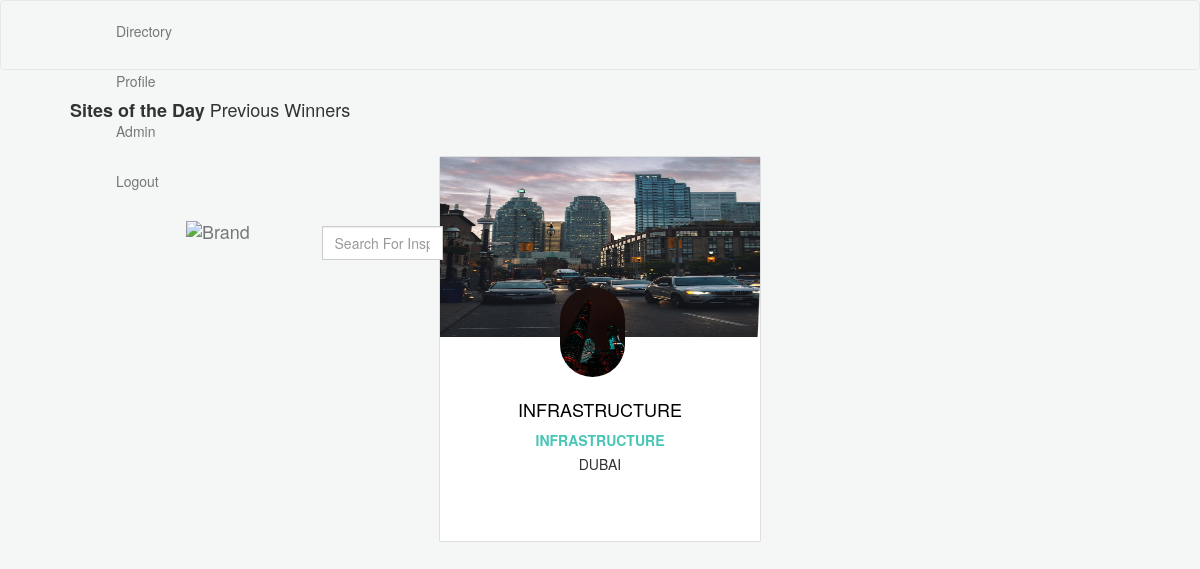
/directory/ (signed in), run on an earlier commit of the app's database.
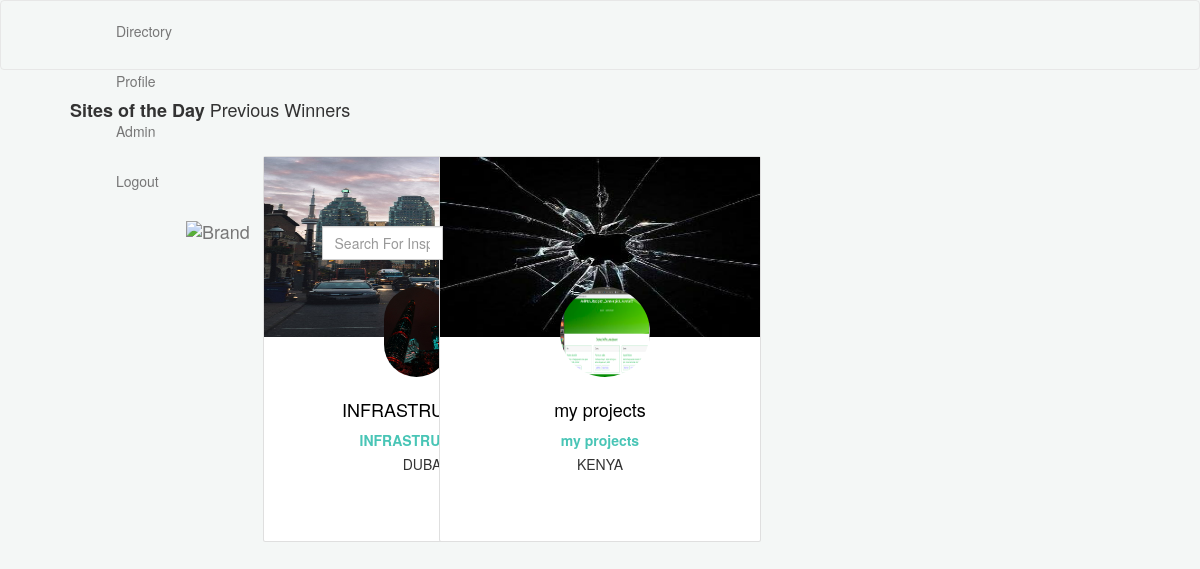
And on a later commit of the database.
### awards/models.py (models this page shows, shortened)
class Project(models.Model):
    title = models.CharField(max_length=150)
    landing_page = models.ImageField(upload_to='landingpage/')
    description = HTMLField()
    link= models.CharField(max_length=255)
    username = models.ForeignKey(User,on_delete=models.CASCADE)
    screenshot1 = models.ImageField(upload_to='screenshots/')
    screenshot2 = models.ImageField(upload_to='screenshots/')
    screenshot3 = models.ImageField(upload_to='screenshots/')
    screenshot4 = models.ImageField(upload_to='screenshots/')
    design = models.IntegerField(blank=True,default=0)
    usability = models.IntegerField(blank=True,default=0)
    creativity = models.IntegerField(blank=True,default=0)
    content = models.IntegerField(blank=True,default=0)
    overall_score = models.IntegerField(blank=True,default=0)
    country = models.ForeignKey(countries,on_delete=models.CASCADE)
    technologies = models.ManyToManyField(technologies)
    categories = models.ManyToManyField(categories)
    colors = models.ManyToManyField(colors)
    post_date = models.DateTimeField(auto_now_add=True)
    avatar = models.ImageField(upload_to='avatars/')

class countries(models.Model):
    countries = models.CharField(max_length=100)
    def __str__(self):
        return self.countries
    class Meta:
        ordering = ['countries']

### awards/views.py (the view)
# urls.py: url(r'^directory/',views.directory, name='directory'),
def directory(request):
    date = dt.date.today()
    current_user = request.user
    profile =Profile.objects.get(username=current_user)
    winners=Project.objects.all()
    caraousel=Project.objects.filter(id=8)
    return render(request,'directory.html',{"winners":winners,"profile":profile,"directory":directory,"caraousel":caraousel,"date":date})

### awards/templates/directory.html (shortened to what this page needs)
{% extends 'base.html' %}
{% load bootstrap3 %}
{% load static %}
{% load staticfiles %}
{% block styles%}
{% bootstrap_css %}
<link rel="stylesheet" href="https://maxcdn.bootstrapcdn.com/bootstrap/4.0.0-alpha.2/css/bootstrap.min.css">
<link rel="stylesheet" href="https://maxcdn.bootstrapcdn.com/bootstrap/3.3.7/css/bootstrap.min.css">
<link rel="stylesheet" href="{% static 'css/index.css' %}">
{%endblock %}
{% block content %}
<div class="container headers">
    <h4 style="float:left;"><span class="bold" >Sites of the Day</span>  Previous Winners</h4>
</div>
<div class="pages">
<div class="row">
  {% for winner in winners %}
  <div class="col-xs-12 col-sm-12 col-md-3 col-lg-3">
    <div class="card" style="height:38.6rem;width: 32.2rem;">
      <img class="card-img-top-directory img-responsive" src="{{winner.landing_page.url}}" alt="Card image cap" >
      <div class="directory-image">
        <img src="{{winner.screenshot2.url}}" class="gallery-image" alt="tt1.jpeg"  width=30 height=30>
      </div>
    <div class="card-body text-center">
      <a href="/site/{{winner.id}}" style="color:black;text-decoration:none;">
        <h5 class="card-title" style="line-height:28px;">{{winner.title}}</h5>
      </a>
    <a href="{{winner.link}}">
      <p class="card-text" style="font-size:14px;color:#49c5b6;font-weight:bold;">{{winner.title}}</p>
    </a>
    <p class="card-text" style="line-height:28px;">{{winner.country}}</p>
  </div>
</div>
  </div>
  {% endfor %}
</div>
</div>
{% endblock %}

### awards/templates/base.html (shortened to what this page needs)
{% load bootstrap3 %}
{% load static %}
<!DOCTYPE html>
<html lang="en" dir="ltr">
  <head>
    {% block styles %}{% endblock %}
    <link rel="stylesheet" href="https://use.fontawesome.com/releases/v5.5.0/css/all.css">
  </head>
  <body>
    {% include 'navbar.html' %}
    {% block content %}{% endblock %}
  </body>
</html>

### awards/templates/navbar.html (shortened to what this page needs)
{% load bootstrap3 %}
{% load static %}
<!DOCTYPE html>
<html lang="en" dir="ltr">
  <head>
    <link rel="stylesheet" href="../static/css/navbar.css">
    <link rel="stylesheet" href="https://use.fontawesome.com/releases/v5.5.0/css/all.css">
  </head>
  <body>
<nav class="navbar navbar-default">
  <div class="container-fluid">
    <div class="row">
      <div class="col-xs-3 col-sm-3 col-md-3 col-lg-3">
        <div class="" >
           <ul class="nav navbar-nav">
             <li><a href="{% url 'directory'%}">Directory</a>
             </li>
             <li><a href="{% url 'profile'%}">Profile</a>
             </li>
             <li><a href="/admin">Admin</a>
             </li>
             <li><a href="/logout">Logout</a>
             </li>
           </ul>
         </div>
      </div>
    <div class="col-xs-2 col-sm-2 col-md-2 col-lg-2">
  </div>
    <div class="collapse navbar-collapse" id="bs-example-navbar-collapse-1">
      <div class="col-xs-2 col-sm-2 col-md-2 col-lg-2">
        <div class="aw-logo">
        <a class="navbar-brand" href="/">
          <img alt="Brand" src="{% static 'img/navbar.png' %}" width=150 height=35>
        </a>
      </div>
      </div>
      <div class="col-xs-2 col-sm-2 col-md-2 col-lg-2">
      <ul class="nav navbar-nav navbar-right">
        <form class="navbar-form" role="search" action="{% url 'search_results'%}">
          <div class="input-group">
            <input type="text" class="form-control" placeholder="Search For Inspiration" name="project">
          </div>
        </form>
      </ul>
    </div>
  <div class="col-xs-3 col-sm-3 col-md-3 col-lg-3">
    <div class="user-image" style="float:right; margin-right:105px;">
      <a href="/user/{{profile.username}}" style="color:black;text-decoration:none;margin:auto;">
        <p style="font-size: 13px; font-weight:lighter;margin:auto;text-transform:uppercase;margin-left:-20px;">{{profile.username}}</p>
      </a>
      <a href="{% url 'new-project' %}" >
        <button class="btn btn-success" style="height:70px;  margin-top: -6px;background-color:#49c5b6;border-radius:0;">SUBMIT YOUR SITE</button>
      </a>
    </div>
  </div>
    </div>
  </div>
</div>
</nav>
  </body>
</html>

### awards/static/css/index.css (style rules this page uses)
body { background-color: #f4f7f6; }
.container { margin-top: 20px; margin-left: 55px; }
.card-img-top-directory { border-radius: 0; height: 180px; width: 320px; max-width: none; }
h5 { font-size: 18px; }
.card-body { padding: 8px; }
.user-image { width: calc(20.333%); border-radius: 50%; display: inline-flex; }
.directory-image { width: calc(20.333%); border-radius: 50%; display: inline-flex; margin-top: -50px; margin-left: 120px; }
.directory-image img { width: 90px; height: 90px; background-size: cover; display: block; border-radius: 100px; -webkit-border-radius: 100px; -moz-border-radius: 100px; }
.pages { margin-top: 25px; display: inline-flex; display: -webkit-box; display: -moz-box; display: -ms-flexbox; display: -webkit-flex; display: flex; align-items: center; justify-content: center; }
.bold { font-weight: bold; }

### awards/static/css/navbar.css (style rules this page uses)
.navbar { height: 70px; background-color: #f4f7f6; margin-bottom: 0px; }
.navbar-form { margin-top: 20px; }
.form-control { margin-left: 20%; }
input { width: 50px; height: 2px; color: #999; font-weight: }
.navbar-brand { display: flex; justify-content: center; }
.navbar-brand img { margin-left: 70px; float: none; }
.aw-logo { margin: auto; }
body { width: 100%; margin: 0; padding: 0; }

What changed in the data, as far as the page shows it:
added Project: landing_page (picture), screenshot2 (picture), title "my projects", country "KENYA"
